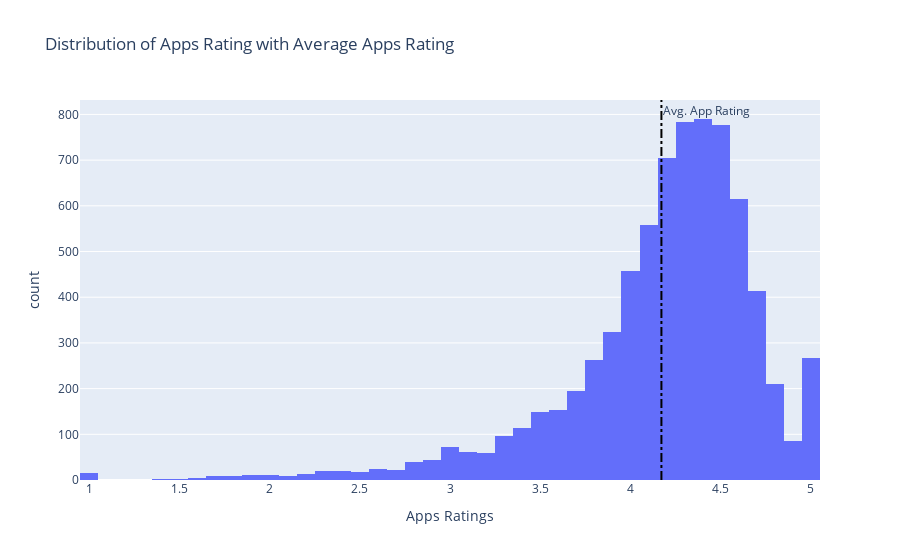

Notebook source saved alongside this figure:
### Code cell
# Plot distribution of apps according to their ratings
fig = px.histogram(apps, x="Rating", labels={"Rating": "Apps Ratings"}, title="Distribution of Apps Rating with Average Apps Rating", height=600)

# Plot vertical dashed line to indicate the average app rating
fig.add_vline(x=avg_app_rating, line_dash="dashdot", line_color="black", annotation_text="Avg. App Rating")

fig.show()

### Figure 1 — Plotly figure (JSON) as saved in the notebook; plotly's stock layout.template omitted (floating-point values rounded to 4 significant figures; data arrays with more than 128 entries replaced by an {"elided": "..."} marker saying what was removed)
{"data": [{"alignmentgroup": "True", "bingroup": "x", "hovertemplate": "Apps Ratings=%{x}<br>count=%{y}<extra></extra>", "legendgroup": "", "marker": {"color": "#636efa", "pattern": {"shape": ""}}, "name": "", "offsetgroup": "", "orientation": "v", "showlegend": false, "type": "histogram", "x": {"elided": "7418 float values"}, "xaxis": "x", "yaxis": "y"}], "layout": {"annotations": [{"showarrow": false, "text": "Avg. App Rating", "x": 4.171, "xanchor": "left", "xref": "x", "y": 1, "yanchor": "top", "yref": "y domain"}], "autosize": true, "barmode": "relative", "legend": {"tracegroupgap": 0}, "shapes": [{"line": {"color": "black", "dash": "dashdot"}, "type": "line", "x0": 4.171, "x1": 4.171, "xref": "x", "y0": 0, "y1": 1, "yref": "y domain"}], "title": {"text": "Distribution of Apps Rating with Average Apps Rating"}, "xaxis": {"anchor": "y", "autorange": true, "domain": [0, 1], "range": [0.95, 5.05], "title": {"text": "Apps Ratings"}, "type": "linear"}, "yaxis": {"anchor": "x", "autorange": true, "domain": [0, 1], "range": [0, 831.6], "title": {"text": "count"}}}}
